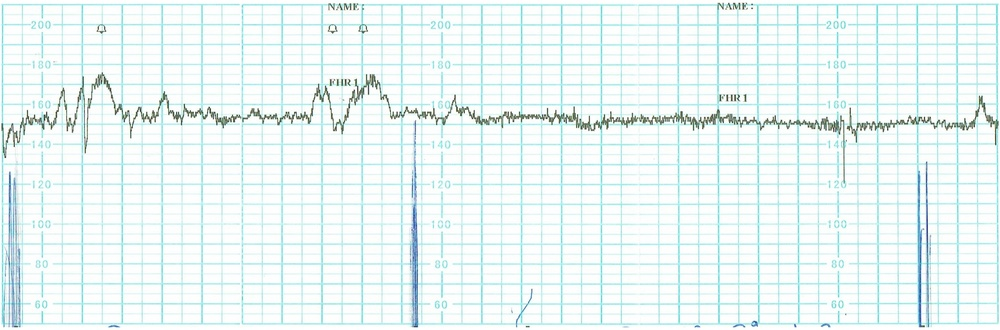
#> input picture sample_graph.jpg, 1000 x 330 px, shrunk from 2962 x 978 before the run
$ python graph.py
#> lines starting #> are read from the running program, lines starting #| are printed output that depends on the picture; after the words box and inside, x2 and y2 are one past the last pixel; in counts of white or black regions, pixels touching at a corner belong together
### get_graph_dimentions.py
from cv2 import cv2
import numpy as np


def get_dim(img):
    l, r, t, b = 10000, 0, 10000, 0
    gray = cv2.cvtColor(img, cv2.COLOR_BGR2GRAY)
    edges = cv2.Canny(gray, 100, 100)
    # cv2.imshow('edges', edges)
    # cv2.waitKey(0)

    lines = cv2.HoughLinesP(edges, 1, np.pi / 180, 10, minLineLength=50)
    for line in lines:
        for x1, y1, x2, y2 in line:
            # print(x1, y1, x2, y2)
            if abs(x1 - x2) < 20:
                x = int((x1 + x2) / 2)
                l, r = min(l, x), max(r, x)
            if abs(y1 - y2) < 20:
                y = int((y1 + y2) / 2)
                t, b = min(t, y), max(b, y)

    # [6 lines of commented-out code are left out]

    return 60 * 25, 160, l, r, t, b

### extract_graph.py
from cv2 import cv2
import numpy as np
import copy


def extract(img, left, right):
    dim_y = len(img)
    dim_x = len(img[0])
    # cv2.imshow('', img)
    # cv2.waitKey(0)

    final_mask = np.zeros((dim_y, dim_x, 3), np.uint8)

    gray = cv2.cvtColor(img, cv2.COLOR_BGR2GRAY)
    # cv2.imshow('gray', gray)
    # cv2.waitKey(0)

    _, thresh = cv2.threshold(gray, 75, 255, cv2.THRESH_BINARY_INV)
    # cv2.imshow('thresh', thresh)
    # cv2.waitKey(0)

    l, r = 0, 0
    t = 0
    max_cnt = []

    print("_____________")
    while r - l < right - left:
        t += 1
        cnt = copy.deepcopy(thresh)
        # cv2.imshow('cnt', cnt)
        # cv2.waitKey(0)

        contours, hierarchy = cv2.findContours(cnt, cv2.RETR_TREE, cv2.CHAIN_APPROX_NONE)
        cv2.drawContours(cnt, contours, -1, 255, t)
        # cv2.imshow('cnt', cnt)
        # cv2.waitKey(0)

        contours, hierarchy = cv2.findContours(cnt, cv2.RETR_TREE, cv2.CHAIN_APPROX_NONE)
        max_cnt = max(contours, key=cv2.contourArea)
        # print(max_cnt)
        # for tmp in max_cnt:
        #     print(tmp)
        l = min(max_cnt[:, :, 0])
        r = max(max_cnt[:, :, 0])
        # print(l, r)

    cv2.drawContours(final_mask, [max_cnt], 0, (255, 255, 255), -1)
    # cv2.imshow('final_mask', final_mask)
    # cv2.waitKey(0)

    bit_and = cv2.bitwise_and(img, final_mask)
    bit_not = cv2.bitwise_not(final_mask)
    final = cv2.bitwise_or(bit_and, bit_not)
    # cv2.imshow('final', final)
    # cv2.waitKey(0)

    contrast = cv2.addWeighted(final, 1.5, final, 0, 0)
    # cv2.imshow('contrast', contrast)
    # cv2.waitKey(0)

    return contrast

### graph.py
from cv2 import cv2
import numpy as np
import copy
import statistics
import extract_graph
import get_graph_dimentions

img = cv2.imread('sample_graph.jpg')
#> img is the input picture: shape (330, 1000, 3); mean B, G, R 245.5, 246.1, 234.7

x_domain, y_domain, left, right, top, bottom = get_graph_dimentions.get_dim(img)
#> in get_dim, `gray = cv2.cvtColor(img, cv2.COLOR_BGR2GRAY)`:
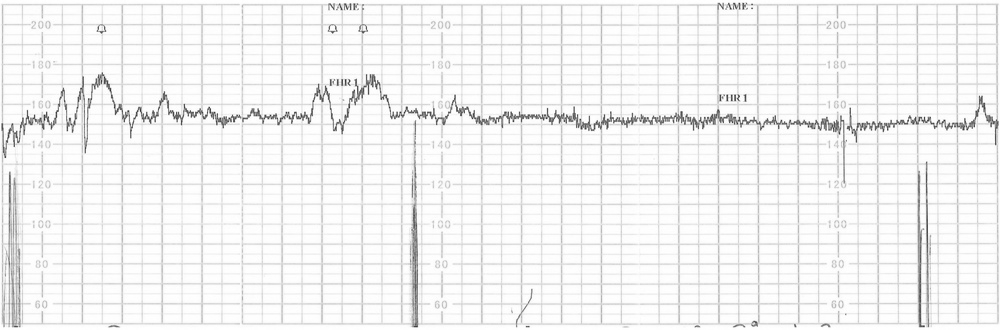
#> gray: shape (330, 1000); min 38, max 255, mean 242.7
#> in get_dim, `edges = cv2.Canny(gray, 100, 100)`:
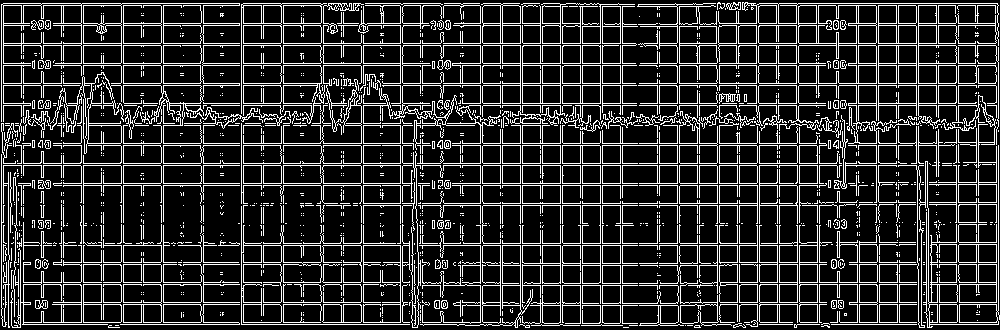
#> edges: shape (330, 1000); 17.6% white in thin lines or dots
#> in get_dim, `lines = cv2.HoughLinesP(edges, 1, np.pi / 180, 10, minLineLength=50)`: lines = [[798, 3, 997, 3], [22, 324, 107, 324], [998, 256, 998, 145], [8, 254, 8, 189], [241, 181, 241, 123]]
#> the loop in get_dim, `for line in lines:` made 5 passes
#> x_domain = 1500; y_domain = 160; left = 8; right = 998; top = 3; bottom = 324
# print(x_domain, y_domain)
# print(left, right, top, bottom)

graph = extract_graph.extract(img, left, right)
#> in extract, `dim_y = len(img)`: dim_y = 330
#> in extract, `dim_x = len(img[0])`: dim_x = 1000
#> in extract, `_, thresh = cv2.threshold(gray, 75, 255, cv2.THRESH_BINARY_INV)`:
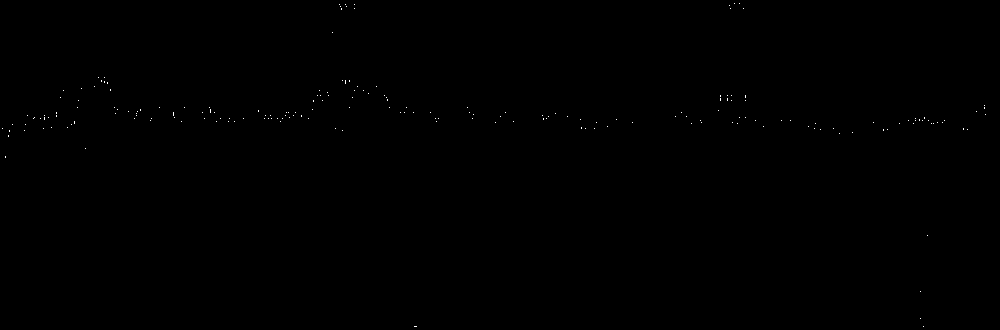
#> thresh: shape (330, 1000); 0.08% white in thin lines or dots
#> the loop in extract, `while r - l < right - left:` made 43 passes
#> after the loop in extract, `while r - l < right - left:`:
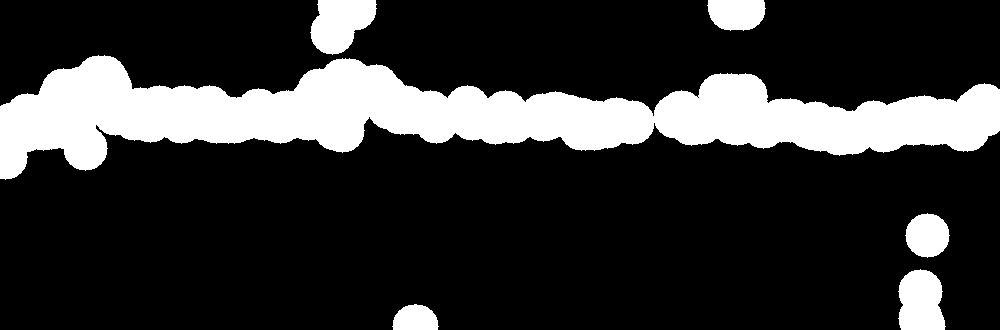
#> cnt: shape (330, 1000); 20% white; 6 white regions, box (x1, y1, x2, y2) and area: (0, 55, 1000, 180) 57046, (310, 0, 377, 55) 2589, (898, 269, 946, 330) 2392, (707, 0, 766, 31) 1526, (905, 213, 950, 258) 1517, (392, 304, 439, 330) 962
#> after the loop in extract, `while r - l < right - left:`: t = 43
#> in extract, `cv2.drawContours(final_mask, [max_cnt], 0, (255, 255, 255), -1)`: final_mask: shape (330, 1000, 3); 17.3% white; 1 white region, box (x1, y1, x2, y2) and area: (0, 55, 1000, 180) 57047
#> in extract, `bit_and = cv2.bitwise_and(img, final_mask)`:
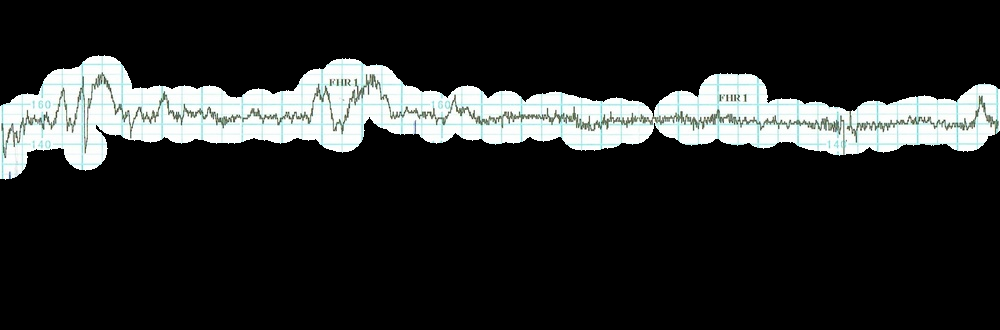
#> bit_and: shape (330, 1000, 3); mean B, G, R 40.3, 40.8, 38.8
#> in extract, `contrast = cv2.addWeighted(final, 1.5, final, 0, 0)`:
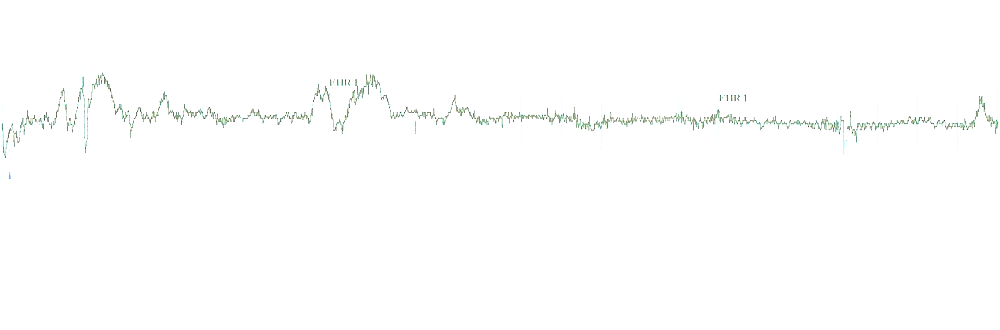
#> contrast: shape (330, 1000, 3); mean B, G, R 253.6, 253.9, 253.6
cv2.imshow('graph', graph)
cv2.waitKey(0)

# cv2.rectangle(img, (left, top), (right, bottom), (0, 255, 0))
# cv2.imshow('img', img)
# cv2.waitKey(0)

readings = {}
xy = {}

gray = cv2.cvtColor(graph, cv2.COLOR_BGR2GRAY)

for time in range(x_domain):
    bpm = 0
    x = int((time / x_domain) * (right - left))
    col = list(gray[:, x])
    pixel = min(col)
    # print(pixel)
    pts = [i for i, x in enumerate(col) if x == pixel]
    y = statistics.mean(pts)
    # print(y)
    bpm = 50 + ((bottom - y) / (bottom - top)) * y_domain
    readings[time] = bpm
    xy[x] = int(y)
#> this loop made 1500 passes
#> (x, pixel, pts, y, bpm) on passes 3 to 5: (1, 238, [124, 126], 125, 149.2), (1, 238, [124, 126], 125, 149.2), (2, 102, [128], 128, 147.7)
#> after the loop, readings = 1500 items; xy = 990 items

# Display points
for x, y in xy.items():
    cv2.circle(graph, (x, y), 2, (0, 255, 0))
#> this loop made 990 passes
#> y on passes 1 to 3: 164, 125, 128
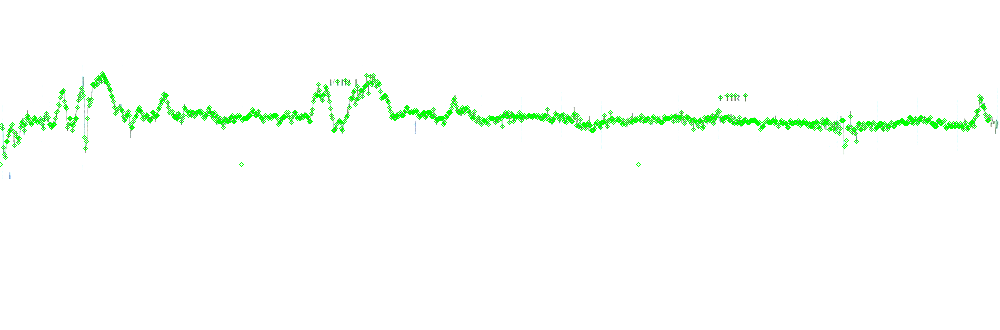
#> graph: shape (330, 1000, 3); 1.87% of pixels changed, all inside (x1, y1, x2, y2) = (0, 71, 992, 167)

cv2.imshow('graph', graph)
cv2.waitKey(0)
cv2.destroyAllWindows()

# time = int(input("Enter time: "))
# print(readings[time], 'bpm')
